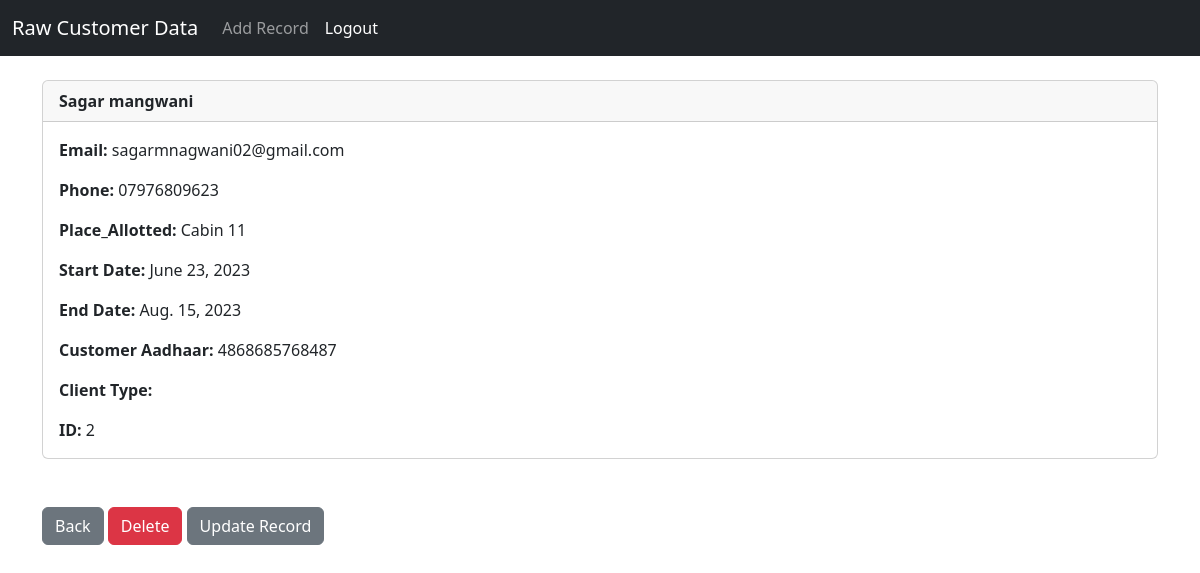
The page /record/2 (signed in) on the database its author committed.
### customers/models.py (models this page shows, shortened)
class Customer(models.Model):
    client_Type = models.ForeignKey(ClientType, on_delete=models.CASCADE)
    client_Req = models.ForeignKey(ClientReq,on_delete=models.CASCADE)
    first_name = models.CharField(max_length=100, null=False)
    last_name = models.CharField(max_length=100)
    email = models.EmailField(unique=True)
    phone = models.CharField(max_length=20)
    Place_Allotted = models.ForeignKey(Cabin, on_delete=models.CASCADE)
    no_of_seats = models.IntegerField(default=0)
    start_date = models.DateField()
    end_date = models.DateField()
    monthly_charges = models.IntegerField(default=0)
    payment = models.ForeignKey(Payment, on_delete=models.CASCADE)
    security_amount = models.IntegerField(default=0)
    Lock_in_duration = models.CharField(max_length=100)
    payment_date = models.DateField()
    customer_Aadhaar = models.CharField(max_length=50)

class Cabin(models.Model):
    Cabin_Studio = models.CharField(max_length=100, null =False)
    def __str__(self):
        return self.Cabin_Studio

### customers/views.py (the view)
# urls.py: path('record/<int:pk>', views.customer_record, name='record'),
def customer_record(request, pk):
     if request.user.is_authenticated:
         customer_record = Customer.objects.get(id = pk)
         return render(request, 'record.html',{'customer_record': customer_record})
     else:
         messages.success(request, "You Must Be Logged In To View That Page...")
         return redirect('index')

### customers/templates/record.html
{% extends 'base.html' %}
{% block content %}
<div class="card">
    <div class="card-header"><strong>
        {{customer_record.first_name}}
                {{customer_record.last_name}}</strong>
    </div>
    <div class="card-body">
        <p class="card-text">
        <strong>Email: </strong>{{customer_record.email}}
        </p>
        <p class="card-text">
        <strong>Phone: </strong>{{customer_record.phone}}
        </p>
         <p class="card-text">
        <strong>Place_Allotted: </strong>{{customer_record.Place_Allotted}}
         </p>
         <p class="card-text">
        <strong>Start Date: </strong>{{customer_record.start_date}}
         </p>
         <p class="card-text">
        <strong>End Date: </strong>{{customer_record.end_date}}
         </p>
         <p class="card-text">
        <strong>Customer Aadhaar: </strong>{{customer_record.customer_Aadhaar}}
         </p>
         <p class="card-text">
        <strong>Client Type: </strong>{{customer_record.client_type}}
         </p>
         <p class="card-text">
        <strong>ID: </strong>{{customer_record.id}}
         </p>
    </div>
  </div>
  <br/><br/>
  <a href="{% url 'index' %}" class="btn btn-secondary">Back</a>
  <a href="{% url 'delete_record' customer_record.id %}"
  class="btn btn-danger">Delete</a>
  <a href="{% url 'update_record' customer_record.id %}"
   class="btn btn-secondary">Update Record</a>
{% endblock %}

### rows shown on the page
Customer: first_name "Sagar", last_name "mangwani", email "sagarmnagwani02@gmail.com", phone "07976809623", Place_Allotted "Cabin 11", start_date "June 23, 2023", end_date "Aug. 15, 2023", customer_Aadhaar "4868685768487", id "2"
